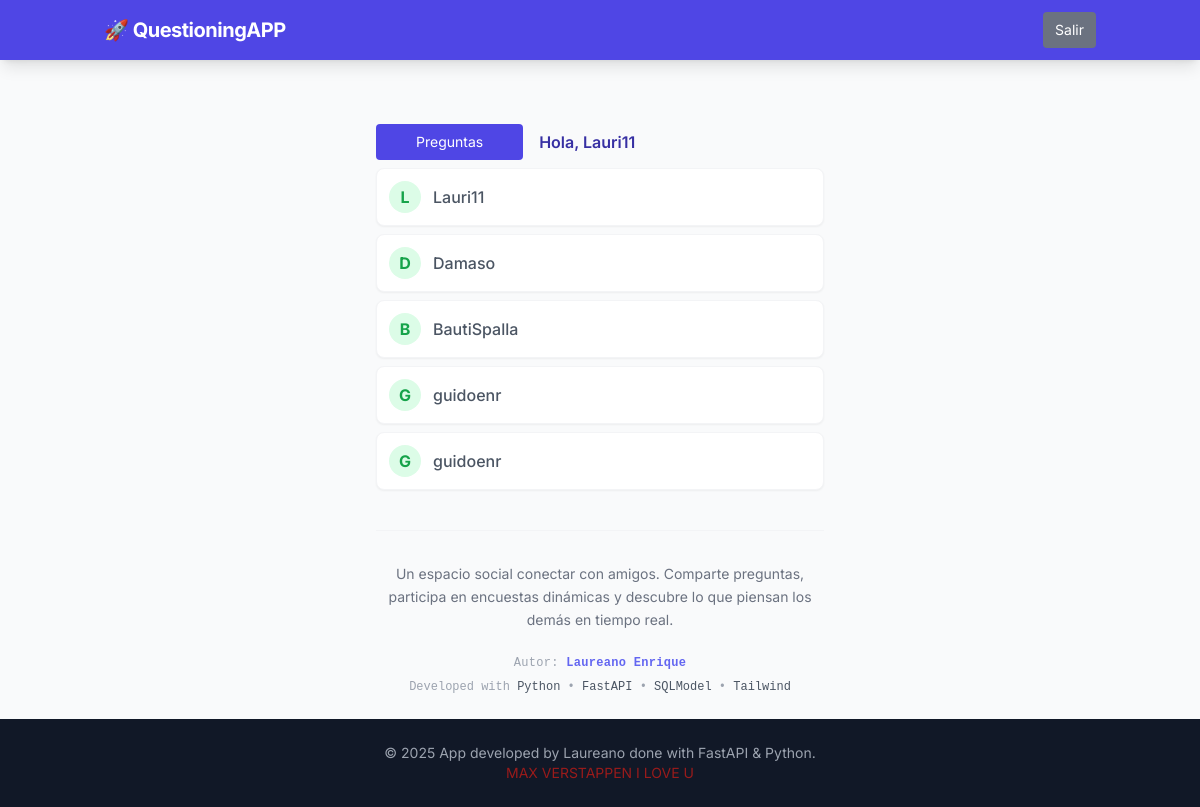
Screenshot of / (signed in) with the database file from the repository.
### app/models.py (models this page shows)
class User(SQLModel, table=True):
    id: Optional[int] = Field(default=None, primary_key=True)
    username: str = Field(index=True)
    email: str
    password: str  # Por ahora en texto plano (luego aprenderemos a encriptar)

### app/main.py (the view)
@app.get("/", response_class=HTMLResponse)
async def read_root(request: Request, session: Session = Depends(get_session)):
    statement = select(User)
    users = session.exec(statement).all()
    return templates.TemplateResponse("index.html", {
        "request": request,
        "usuarios": users  # Pasamos la lista REAL de objetos a la plantilla
    })

### app/templates/index.html (shortened to what this page needs)
{% extends "base.html" %}
{% block content %}
<div class="max-w-md mx-auto text-center mt-10">
 <div class="flex space-x-4 items-center">
    <a href="/question" class="text-sm bg-indigo-600 hover:bg-indigo-800 text-white px-10 py-2 rounded transition ">
        Preguntas
    </a>
    {% if request.session.get("username") %}
        <span class="text-indigo-800 text-italic font-semibold">
            Hola, {{ request.session.username }}
        </span>
    {% endif %}
</div>
  <ul class="space-y-2">
    {% for usuario in usuarios %}
    <li class="my-2 flex items-center bg-white p-3 rounded-lg shadow-sm border border-gray-100">
        <div class=" m+1 h-8 w-8 rounded-full bg-green-100 text-green-600 flex items-center justify-center font-bold mr-3">
            {{ usuario.username[0] | upper }} </div>
        <div class="flex flex-col ">
            <span class="font-medium text-gray-600">{{ usuario.username }}</span>
        </div>
    </li>
    {% else %}
    <li class="p-3 text-gray-500 italic">No hay amigos registrados aún.</li>
    {% endfor %}
</ul>
<div class="mt-10 pt-8 border-t border-gray-100 text-center max-w-lg mx-auto">
    <p class="text-gray-500 text-sm leading-relaxed mb-6">
        Un espacio social conectar con amigos.
        Comparte preguntas, participa en encuestas dinámicas y descubre
        lo que piensan los demás en tiempo real.
    </p>
    <div class="flex flex-col items-center gap-2 text-xs font-mono text-gray-400">
        <p class="tracking-wide">
            Autor: <span class="text-indigo-500 font-semibold">Laureano Enrique</span>
        </p>
        <p>
            Developed with
            <span class="text-gray-600">Python</span> •
            <span class="text-gray-600">FastAPI</span> •
            <span class="text-gray-600">SQLModel</span> •
            <span class="text-gray-600">Tailwind</span>
        </p>
    </div>
</div>
</div>
{% endblock %}

### app/templates/base.html (style rules this page uses)
body { font-family: 'Inter', sans-serif; }

### rows the page displays
User: session.username "Lauri11", username "L", username "Lauri11"
User: username "D", username "Damaso"
User: username "B", username "BautiSpalla"
User: username "G", username "guidoenr"
User: username "G", username "guidoenr"
